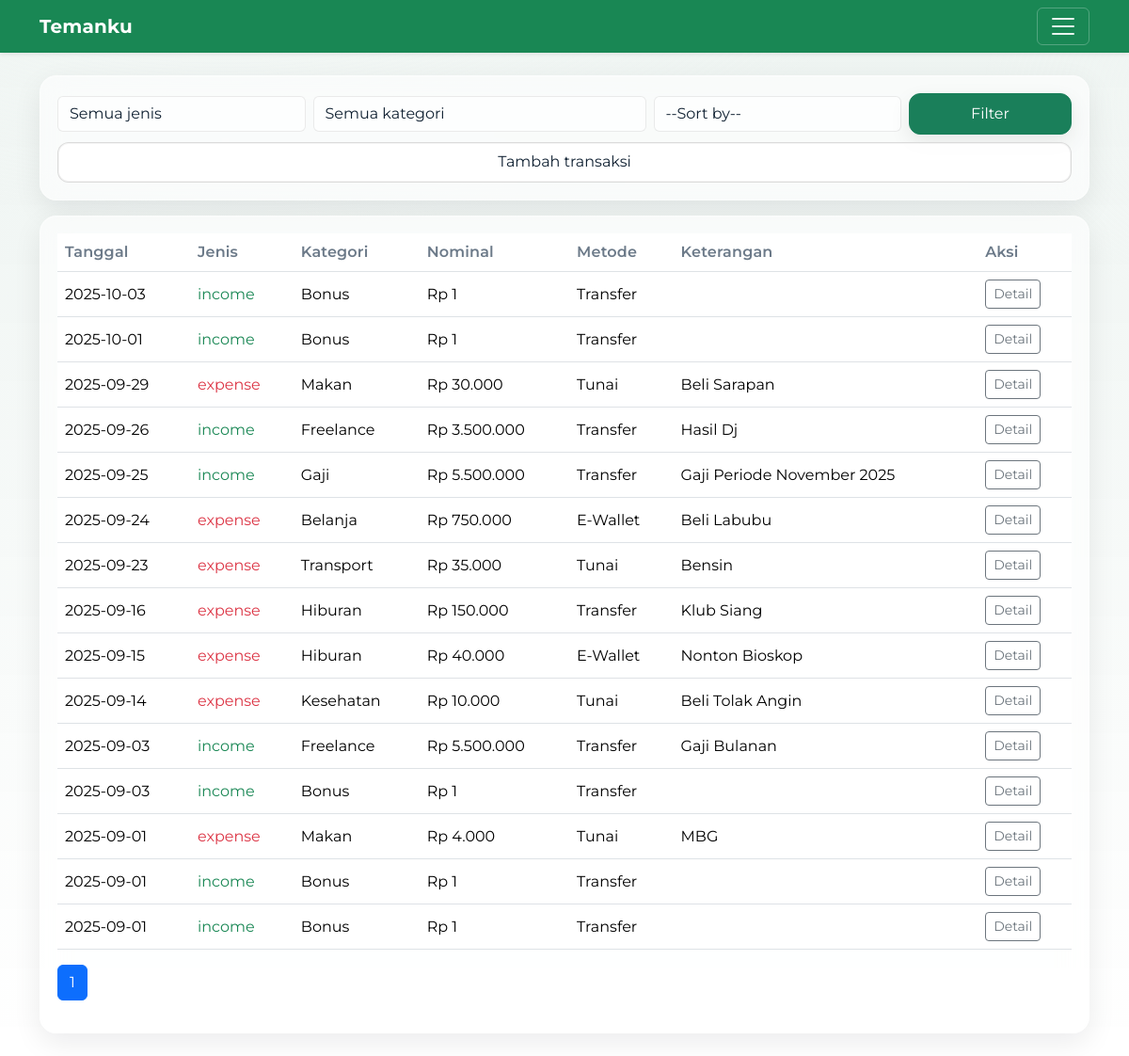
The app's page /history (signed in) with its own data.
### tables this page shows
CREATE TABLE transactions (
  id INTEGER PRIMARY KEY AUTOINCREMENT,
  user_id INTEGER NOT NULL,
  date TEXT NOT NULL,                      -- YYYY-MM-DD
  type TEXT CHECK(type IN ('income','expense')) NOT NULL,
  category_id INTEGER NOT NULL,
  amount REAL NOT NULL,
  source_or_payee TEXT,
  account TEXT,
  notes TEXT,
  FOREIGN KEY (user_id) REFERENCES users(id),
  FOREIGN KEY (category_id) REFERENCES categories(id)
);

### app.py (the view)
@app.get("/history")
@login_required
def history():
    q_type = (request.args.get("type") or "").strip()
    q_cat  = (request.args.get("category_id") or "").strip()
    q_sort_raw = (request.args.get("sort") or "").strip()
    order_map = {
        "date_desc":        "t.date DESC, t.id DESC",
        "date_asc":         "t.date ASC, t.id ASC",
        "amount_desc":      "t.amount DESC, t.id DESC",
        "amount_asc":       "t.amount ASC, t.id ASC",
        "category_asc":     "c.name ASC, t.date DESC, t.id DESC",
        "category_desc":    "c.name DESC, t.date DESC, t.id DESC",
        "payment_asc":      "t.account ASC, t.date DESC, t.id DESC",
        "payment_desc":     "t.account DESC, t.date DESC, t.id DESC",
        "type_income_first":  "CASE WHEN t.type='income' THEN 0 ELSE 1 END, t.date DESC, t.id DESC",
        "type_expense_first": "CASE WHEN t.type='expense' THEN 0 ELSE 1 END, t.date DESC, t.id DESC",
    }
    q_sort = q_sort_raw if q_sort_raw in order_map else ""
    order_sql = order_map.get(q_sort or "date_desc")
    if q_type not in ("income", "expense"):
        q_type = ""
    if q_cat and not str(q_cat).isdigit():
        q_cat = ""
    per = 20
    try:
        page = int(request.args.get("page", "1"))
    except ValueError:
        page = 1
    page = max(1, page)
    where = ["t.user_id=?"]
    params = [current_user.id]
    if q_type:
        where.append("t.type=?"); params.append(q_type)
    if q_cat:
        where.append("t.category_id=?"); params.append(int(q_cat))
    where_clause = " AND ".join(where)
    with db() as con:
        total = con.execute(
            f"SELECT COUNT(*) AS n FROM transactions t WHERE {where_clause}",
            params
        ).fetchone()["n"]
    pages = max(1, (total + per - 1) // per)
    if page > pages:
        page = pages
    offset = (page - 1) * per
    with db() as con:
        cats = con.execute(
            "SELECT id, type, name FROM categories WHERE user_id=? ORDER BY type, name",
            (current_user.id,)
        ).fetchall()
        rows = con.execute(
            f"""
            SELECT
                t.*,
                COALESCE(c.name, '-') AS category,
                t.source_or_payee AS keterangan,
                t.account AS payment_method
            FROM transactions t
            LEFT JOIN categories c ON c.id = t.category_id
            WHERE {where_clause}
            ORDER BY {order_sql}
            LIMIT ? OFFSET ?
            """,
            (*params, per, offset)
        ).fetchall()
    return render_template(
        "history.html",
        rows=[dict(r) for r in rows],
        categories=[dict(c) for c in cats],
        q_type=q_type,
        q_cat=q_cat,
        q_sort=q_sort,
        page=page,
        pages=pages,
        title="Riwayat",
    )

### app.py (called while the page is built)
def db():
    conn = sqlite3.connect(APP_DB, timeout=5.0)
    conn.row_factory = sqlite3.Row
    conn.execute("PRAGMA busy_timeout = 5000")
    return conn

@login_manager.user_loader
def load_user(user_id):
    with db() as con:
        row = con.execute("SELECT * FROM users WHERE id=?", (user_id,)).fetchone()
        return User(row) if row else None

def money(x):
    return f"Rp {x:,.0f}".replace(",", ".")

### templates/history.html (shortened to what this page needs)
{% extends "base.html" %}
{% block content %}
<div class="card-soft mb-3">
  <form id="historyFilter" class="row g-2 align-items-center" method="get" novalidate>
    <div class="col-12 col-md-3">
      <select class="form-select" name="type" id="typeFilter" aria-label="Filter jenis">
        <option value="">Semua jenis</option>
      </select>
    </div>
    <div class="col-12 col-md-4">
      <select class="form-select" name="category_id" id="catFilter" aria-label="Filter kategori">
        <option value="">Semua kategori</option>
      </select>
    </div>
    <div class="col-12 col-md-3">
      <select class="form-select" name="sort" aria-label="Sort by">
        <option value="" disabled {{ '' if q_sort else 'selected' }}>--Sort by--</option>
      </select>
    </div>
    <div class="col-12 col-md-2">
      <button type="submit" class="btn btn-primary w-100">Filter</button>
    </div>
    <div class="col-12">
      <a class="btn btn-outline-secondary w-100" href="{{ url_for('add_form') }}">
        Tambah transaksi
      </a>
    </div>
  </form>
</div>
<div class="card-soft">
  <div class="table-responsive">
    <table class="table table-hover align-middle table-stacked">
      <thead>
        <tr>
          <th scope="col">Tanggal</th>
          <th scope="col">Jenis</th>
          <th scope="col">Kategori</th>
          <th scope="col">Nominal</th>
          <th scope="col" class="d-none d-md-table-cell">Metode</th>
          <th scope="col" class="d-none d-md-table-cell">Keterangan</th>
          <th scope="col">Aksi</th>
        </tr>
      </thead>
      <tbody>
        {% for r in rows %}
          <tr>
            <td data-label="Tanggal">{{ r.date }}</td>
            <td data-label="Jenis" class="{{ 'text-danger' if r.type=='expense' else 'text-success' }}">{{ r.type }}</td>
            <td data-label="Kategori">{{ r.category }}</td>
            <td data-label="Nominal">{{ r.amount|money }}</td>
            <td class="d-none d-md-table-cell" data-label="Metode">{{ r.payment_method }}</td>
            <td class="d-none d-md-table-cell" data-label="Keterangan">{{ r.keterangan }}</td>
            <td class="text-nowrap action-cell">
              <button type="button"
                      class="btn btn-sm btn-outline-secondary"
                      data-bs-toggle="modal"
                      data-bs-target="#txModal"
                      data-id="{{ r.id }}"
                      data-date="{{ r.date }}"
                      data-type="{{ r.type }}"
                      data-category="{{ r.category }}"
                      data-amount="{{ r.amount|money }}"
                      data-payment="{{ r.payment_method }}"
                      data-notes="{{ (r.keterangan or '-')|e }}"
                      data-edit="{{ url_for('edit_form', trx_id=r.id) }}"
                      data-delete="{{ url_for('delete_trx', trx_id=r.id) }}">
                Detail
              </button>
            </td>
          </tr>
        {% endfor %}
      </tbody>
    </table>
  </div>
  <nav aria-label="Navigasi halaman riwayat">
    <ul class="pagination">
      {% for i in range(1, pages+1) %}
        <li class="page-item {{ 'active' if i==page else '' }}">
          {% if q_sort %}
            <a class="page-link"
               href="{{ url_for('history', page=i, type=q_type, category_id=q_cat, sort=q_sort) }}">{{ i }}</a>
          {% else %}
            <a class="page-link"
               href="{{ url_for('history', page=i, type=q_type, category_id=q_cat) }}">{{ i }}</a>
          {% endif %}
        </li>
      {% endfor %}
    </ul>
  </nav>
</div>
{% endblock %}

### templates/base.html (shortened to what this page needs)
<!doctype html>
<html lang="id">
<head>
  <link href="https://cdn.jsdelivr.net/npm/bootstrap@5.3.3/dist/css/bootstrap.min.css" rel="stylesheet" />
  <link rel="stylesheet" href="{{ url_for('static', filename='style.css') }}">
  <link rel="stylesheet" href="https://cdn.jsdelivr.net/npm/bootstrap-icons@1.11.3/font/bootstrap-icons.min.css">
</head>
<body class="bg-body">
  <nav class="navbar navbar-dark bg-success sticky-top shadow-sm">
    <div class="container">
      <a class="navbar-brand fw-bold" href="{{ url_for('dashboard') }}">Temanku</a>
      <button class="navbar-toggler" type="button"
              data-bs-toggle="offcanvas" data-bs-target="#mainMenu"
              aria-controls="mainMenu" aria-label="Menu">
        <span class="navbar-toggler-icon"></span>
      </button>
    </div>
  </nav>
  {% set ep = request.endpoint %}
  <main class="container my-3 my-md-4">
    {% block content %}{% endblock %}
  </main>
</body>
</html>

### static/style.css (style rules this page uses)
:root { --bg:#0f5132; --page:#e9eef6; --card:rgba(255,255,255,.6); --text:#102132; --muted:#6c7a89; --primary:#1a7f5a; --ring:rgba(26,127,90,.35); --glass-border:rgba(255,255,255,.32); --chart-bar:45, 156, 219; }
* { scroll-behavior:smooth }
body { background:var(--page); color:var(--text); font-family: "Montserrat", system-ui, -apple-system, "Segoe UI", Roboto, "Helvetica Neue", Arial, "Noto Sans", "Apple Color Emoji","Segoe UI Emoji","Segoe UI Symbol", sans-serif; font-feature-settings: "cv01","cv02"; }
.navbar-brand { font-weight:800; letter-spacing:.3px }
.btn { transition:transform .15s ease, box-shadow .2s ease }
.btn-primary { background:var(--primary);border-color:var(--primary) }
.form-control,.form-select { background:rgba(255,255,255,.65);color:var(--text); border:1px solid rgba(0,0,0,.08) }
.table>thead th { color:var(--muted);font-weight:600;letter-spacing:.01em }
.card-soft { background:var(--card); border:1px solid var(--glass-border); border-radius:18px; padding:18px; box-shadow: 0 10px 30px rgba(10,14,29,.08), inset 0 1px 0 rgba(255,255,255,.25); backdrop-filter: blur(14px); -webkit-backdrop-filter: blur(14px); transition:transform .25s ease, box-shadow .25s ease, border-color .25s ease; }
.navbar-brand { font-weight:800; letter-spacing:.2px }
.navbar-toggler { border-color: rgba(255,255,255,.25); }
body { font-family: "Montserrat", system-ui, -apple-system, Segoe UI, Roboto, Arial, sans-serif; }
.navbar { position: sticky; top: 0; z-index: 1100; }
.navbar .navbar-toggler { position: relative; z-index: 1101; }
main { opacity:0; transform: translateY(8px); }
main.page-enter { opacity:1; transform:none; transition:opacity .35s ease, transform .35s ease; }
@media (min-width: 768px) { #historyFilter .btn { padding:.55rem 1rem; border-radius:14px; } }
@media (min-width: 768px) { #historyFilter .btn-primary { box-shadow:0 8px 22px rgba(0,0,0,.08); } }
@media (min-width: 768px) { #historyFilter .btn-outline-secondary { background:transparent; border-color:var(--glass-border); } }
@media (min-width: 768px) { #historyFilter .btn { padding: .55rem 1.1rem; border-radius: 12px; } }
#historyFilter .btn-outline-secondary { background: rgba(255,255,255,.88); color: var(--text); border: 1.5px solid color-mix(in srgb, var(--text) 14%, transparent); border-color: rgba(0,0,0,.14); border-radius: 12px; box-shadow: inset 0 0 0 1px rgba(0,0,0,.04); transition: background .2s ease, color .2s ease, border-color .2s ease, box-shadow .2s ease, transform .1s ease; }

### records on screen
transactions: date "2025-10-03", type "income", category "Bonus", amount "Rp 1", payment_method "Transfer"
transactions: date "2025-10-01", type "income", category "Bonus", amount "Rp 1", payment_method "Transfer"
transactions: date "2025-09-29", type "expense", category "Makan", amount "Rp 30.000", payment_method "Tunai", keterangan "Beli Sarapan"
transactions: date "2025-09-26", type "income", category "Freelance", amount "Rp 3.500.000", payment_method "Transfer", keterangan "Hasil Dj"
transactions: date "2025-09-25", type "income", category "Gaji", amount "Rp 5.500.000", payment_method "Transfer", keterangan "Gaji Periode November 2025"
transactions: date "2025-09-24", type "expense", category "Belanja", amount "Rp 750.000", payment_method "E-Wallet", keterangan "Beli Labubu"
transactions: date "2025-09-23", type "expense", category "Transport", amount "Rp 35.000", payment_method "Tunai", keterangan "Bensin"
transactions: date "2025-09-16", type "expense", category "Hiburan", amount "Rp 150.000", payment_method "Transfer", keterangan "Klub Siang"
transactions: date "2025-09-15", type "expense", category "Hiburan", amount "Rp 40.000", payment_method "E-Wallet", keterangan "Nonton Bioskop"
transactions: date "2025-09-14", type "expense", category "Kesehatan", amount "Rp 10.000", payment_method "Tunai", keterangan "Beli Tolak Angin"
transactions: date "2025-09-03", type "income", category "Freelance", amount "Rp 5.500.000", payment_method "Transfer", keterangan "Gaji Bulanan"
transactions: date "2025-09-03", type "income", category "Bonus", amount "Rp 1", payment_method "Transfer"
transactions: date "2025-09-01", type "expense", category "Makan", amount "Rp 4.000", payment_method "Tunai", keterangan "MBG"
transactions: date "2025-09-01", type "income", category "Bonus", amount "Rp 1", payment_method "Transfer"
transactions: date "2025-09-01", type "income", category "Bonus", amount "Rp 1", payment_method "Transfer"

### other values on screen
{{ i }} "1"
